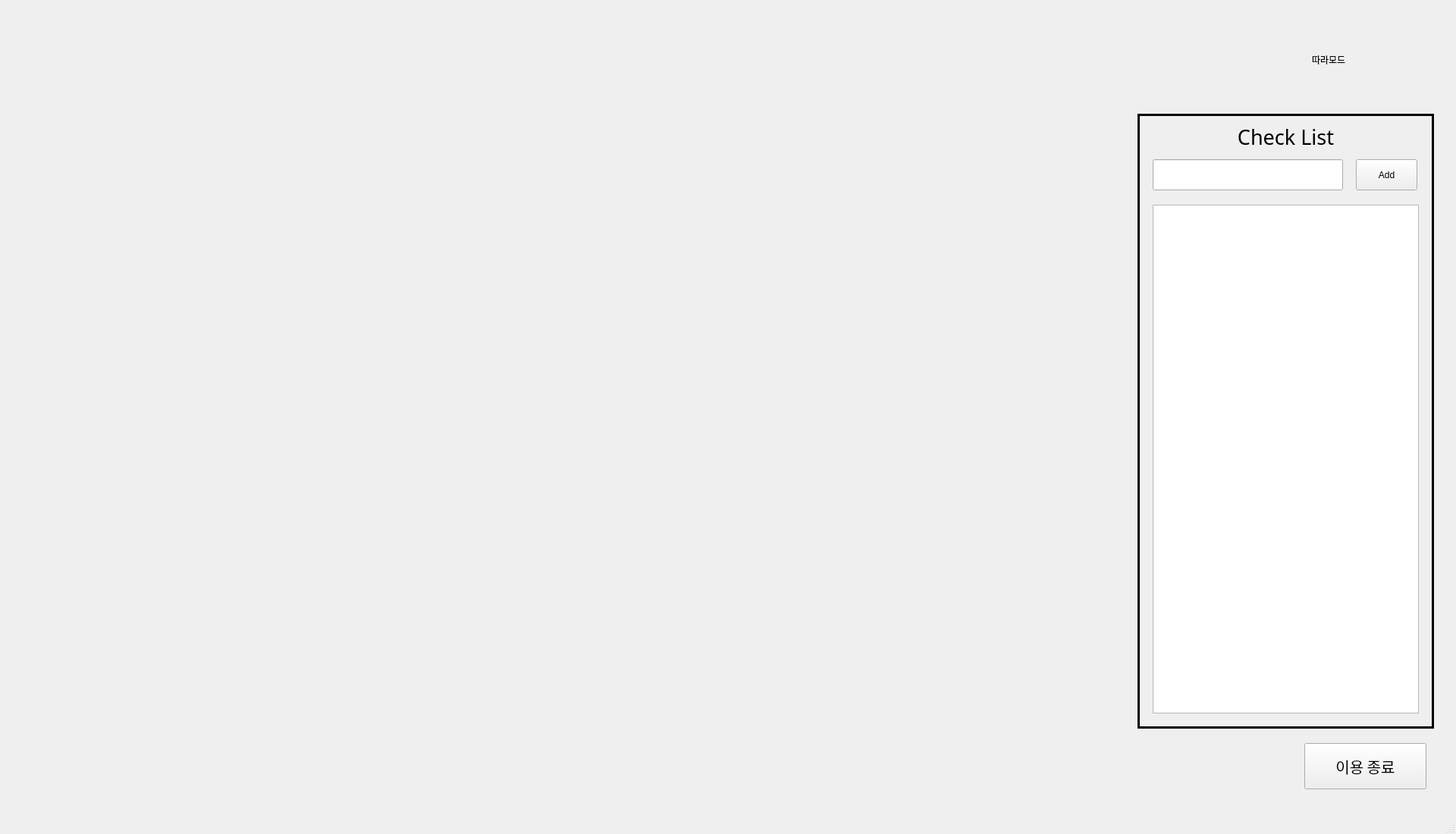
<?xml version="1.0" encoding="UTF-8"?>
<ui version="4.0">
 <class>MainWindow</class>
 <widget class="QMainWindow" name="MainWindow">
  <property name="geometry">
   <rect>
    <x>0</x>
    <y>0</y>
    <width>1920</width>
    <height>1100</height>
   </rect>
  </property>
  <property name="windowTitle">
   <string>MainWindow</string>
  </property>
  <widget class="QWidget" name="centralwidget">
   <widget class="QLabel" name="label">
    <property name="geometry">
     <rect>
      <x>10</x>
      <y>10</y>
      <width>361</width>
      <height>131</height>
     </rect>
    </property>
    <property name="frameShape">
     <enum>QFrame::NoFrame</enum>
    </property>
    <property name="text">
     <string/>
    </property>
    <property name="pixmap">
     <pixmap>../image/logo2.png</pixmap>
    </property>
    <property name="alignment">
     <set>Qt::AlignCenter</set>
    </property>
   </widget>
   <widget class="QPushButton" name="changeButton">
    <property name="geometry">
     <rect>
      <x>1680</x>
      <y>43</y>
      <width>201</width>
      <height>71</height>
     </rect>
    </property>
    <property name="styleSheet">
     <string notr="true">QPushButton:pressed { border: none; }</string>
    </property>
    <property name="text">
     <string/>
    </property>
    <property name="icon">
     <iconset>
      <normaloff>../image/toggleFollow.png</normaloff>../image/toggleFollow.png</iconset>
    </property>
    <property name="iconSize">
     <size>
      <width>200</width>
      <height>200</height>
     </size>
    </property>
    <property name="flat">
     <bool>true</bool>
    </property>
   </widget>
   <widget class="QLabel" name="label_5">
    <property name="geometry">
     <rect>
      <x>1730</x>
      <y>70</y>
      <width>67</width>
      <height>17</height>
     </rect>
    </property>
    <property name="font">
     <font>
      <family>Gmarket Sans TTF</family>
     </font>
    </property>
    <property name="styleSheet">
     <string notr="true">background-color: transparent;</string>
    </property>
    <property name="text">
     <string>따라모드</string>
    </property>
   </widget>
   <widget class="QLabel" name="mapLabel">
    <property name="geometry">
     <rect>
      <x>30</x>
      <y>150</y>
      <width>1451</width>
      <height>871</height>
     </rect>
    </property>
    <property name="frameShape">
     <enum>QFrame::NoFrame</enum>
    </property>
    <property name="text">
     <string/>
    </property>
    <property name="pixmap">
     <pixmap>../image/map1F.png</pixmap>
    </property>
    <property name="scaledContents">
     <bool>true</bool>
    </property>
    <property name="alignment">
     <set>Qt::AlignCenter</set>
    </property>
   </widget>
   <widget class="QLabel" name="label_2">
    <property name="geometry">
     <rect>
      <x>1500</x>
      <y>150</y>
      <width>391</width>
      <height>811</height>
     </rect>
    </property>
    <property name="frameShape">
     <enum>QFrame::Panel</enum>
    </property>
    <property name="lineWidth">
     <number>3</number>
    </property>
    <property name="text">
     <string/>
    </property>
   </widget>
   <widget class="QLineEdit" name="textEdit">
    <property name="geometry">
     <rect>
      <x>1520</x>
      <y>210</y>
      <width>251</width>
      <height>41</height>
     </rect>
    </property>
    <property name="text">
     <string/>
    </property>
   </widget>
   <widget class="QLabel" name="label_6">
    <property name="geometry">
     <rect>
      <x>1520</x>
      <y>160</y>
      <width>351</width>
      <height>41</height>
     </rect>
    </property>
    <property name="font">
     <font>
      <family>Gmarket Sans TTF</family>
      <pointsize>20</pointsize>
     </font>
    </property>
    <property name="styleSheet">
     <string notr="true">background-color: transparent;</string>
    </property>
    <property name="text">
     <string>Check List</string>
    </property>
    <property name="scaledContents">
     <bool>false</bool>
    </property>
    <property name="alignment">
     <set>Qt::AlignCenter</set>
    </property>
   </widget>
   <widget class="QPushButton" name="addButton">
    <property name="geometry">
     <rect>
      <x>1788</x>
      <y>210</y>
      <width>81</width>
      <height>41</height>
     </rect>
    </property>
    <property name="text">
     <string>Add</string>
    </property>
   </widget>
   <widget class="QListWidget" name="listWidget">
    <property name="geometry">
     <rect>
      <x>1520</x>
      <y>270</y>
      <width>351</width>
      <height>671</height>
     </rect>
    </property>
    <property name="selectionMode">
     <enum>QAbstractItemView::NoSelection</enum>
    </property>
   </widget>
   <widget class="QPushButton" name="exitButton">
    <property name="geometry">
     <rect>
      <x>1720</x>
      <y>980</y>
      <width>161</width>
      <height>61</height>
     </rect>
    </property>
    <property name="font">
     <font>
      <family>Gmarket Sans TTF</family>
      <pointsize>15</pointsize>
     </font>
    </property>
    <property name="text">
     <string>이용 종료</string>
    </property>
   </widget>
  </widget>
  <widget class="QMenuBar" name="menubar">
   <property name="geometry">
    <rect>
     <x>0</x>
     <y>0</y>
     <width>1920</width>
     <height>22</height>
    </rect>
   </property>
  </widget>
  <widget class="QStatusBar" name="statusbar"/>
 </widget>
 <resources/>
 <connections/>
</ui>
